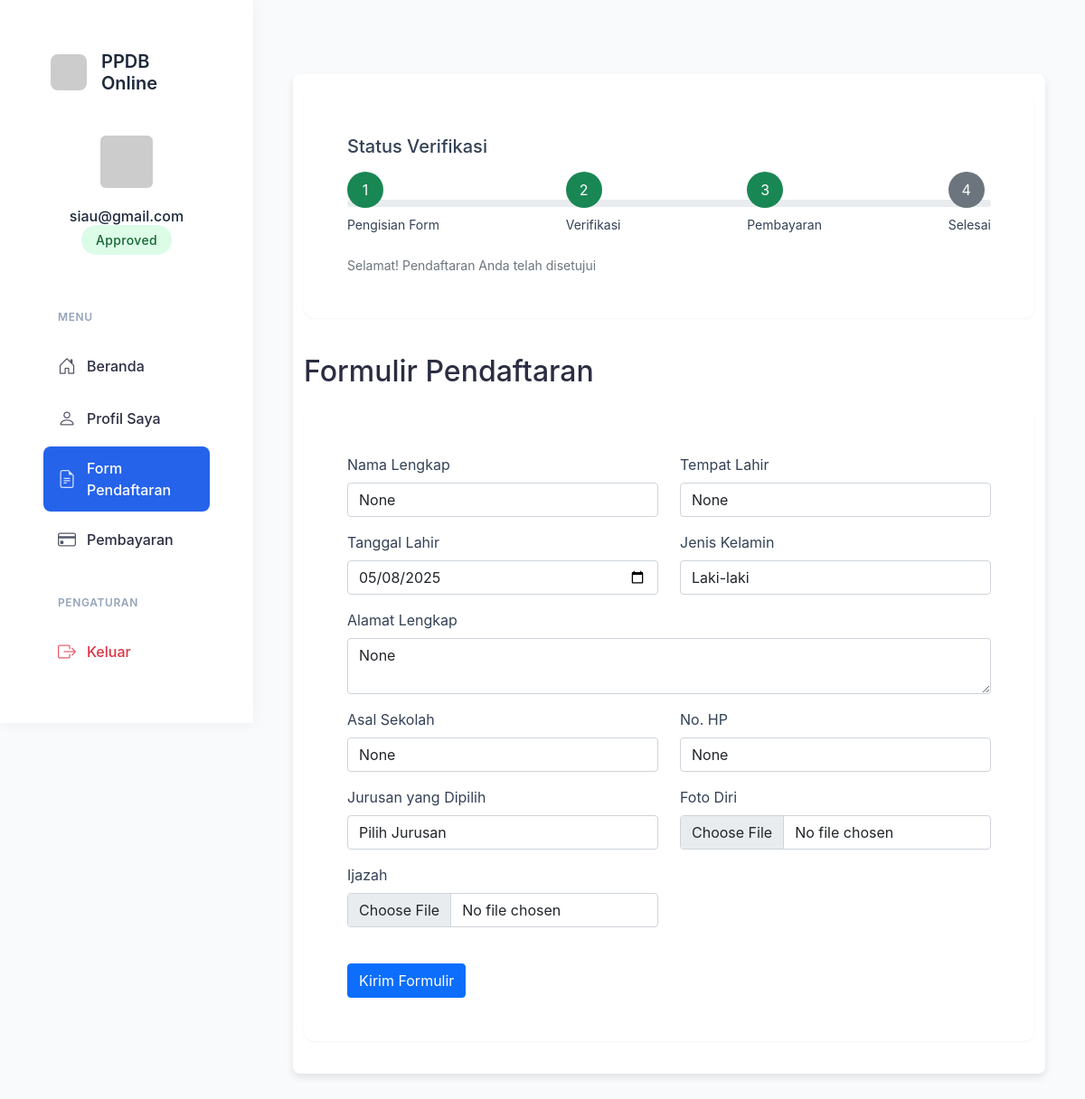
/verifikasi (signed in), run on the app's committed database.
### app copy.py (models this page shows, shortened)
class User(db.Model):
    __tablename__ = 'users'  # Explicitly define table name
    id = db.Column(db.Integer, primary_key=True)
    username = db.Column(db.String(100), unique=True, nullable=False)
    password = db.Column(db.String(200), nullable=False)
    is_admin = db.Column(db.Boolean, default=False)
    is_verified = db.Column(db.Boolean, default=False)  # Add this attribute
    formulir = db.relationship('Formulir', back_populates='user')  # Add this relationship

class Formulir(db.Model):
    id = db.Column(db.Integer, primary_key=True)
    user_id = db.Column(db.Integer, db.ForeignKey('users.id'), nullable=False)  # Correct table name
    user = db.relationship('User', back_populates='formulir')
    nama_lengkap = db.Column(db.String(100))
    tempat_lahir = db.Column(db.String(100))
    tanggal_lahir = db.Column(db.String(100))
    jenis_kelamin = db.Column(db.String(20))
    alamat = db.Column(db.String(200))
    asal_sekolah = db.Column(db.String(200))
    no_hp = db.Column(db.String(20))
    foto_path = db.Column(db.String(200))
    ijazah_path = db.Column(db.String(200))
    pembayaran_path = db.Column(db.String(200))
    verifikasi_status = db.Column(db.String(20), default='belum')

### app copy.py (the view)
    def wrapper(*args, **kwargs):
        if 'user_id' not in session:
            flash('Anda perlu masuk terlebih dahulu.')
            return redirect(url_for('login'))
        return f(*args, **kwargs)

### templates/verifikasi.html (shortened to what this page needs)
<!DOCTYPE html>
<html>
<head>
  <link rel="stylesheet" href="{{ url_for('static', filename='styles.css') }}">
</head>
<body>
  {% extends "base.html" %}
  {% block content %}
  <div class="container">
    <div class="row mb-4">
      <div class="col-12">
        <div class="card">
          <div class="card-body">
            <h5 class="mb-3">Status Verifikasi</h5>
            {% if formulir %}
            <div class="d-flex justify-content-between position-relative mb-4">
              <div class="progress" style="height: 3px; width: 100%; position: absolute; top: 50%; transform: translateY(-50%);">
              </div>
              <div class="position-relative">
                <div class="rounded-circle bg-{{ 'success' if formulir.verifikasi_status != '' else 'secondary' }} text-white d-flex align-items-center justify-content-center" style="width: 40px; height: 40px;">1</div>
                <div class="small mt-2">Pengisian Form</div>
              </div>
              <div class="position-relative">
                <div class="rounded-circle bg-{{ 'success' if formulir.verifikasi_status == 'pending' or formulir.verifikasi_status == 'approved' else 'secondary' }} text-white d-flex align-items-center justify-content-center" style="width: 40px; height: 40px;">2</div>
                <div class="small mt-2">Verifikasi</div>
              </div>
              <div class="position-relative">
                <div class="rounded-circle bg-{{ 'success' if formulir.verifikasi_status == 'approved' else 'secondary' }} text-white d-flex align-items-center justify-content-center" style="width: 40px; height: 40px;">3</div>
                <div class="small mt-2">Pembayaran</div>
              </div>
              <div class="position-relative">
                <div class="rounded-circle bg-{{ 'success' if formulir.verifikasi_status == 'approved' and formulir.pembayaran_status == 'approved' else 'secondary' }} text-white d-flex align-items-center justify-content-center" style="width: 40px; height: 40px;">4</div>
                <div class="small mt-2">Selesai</div>
              </div>
            </div>
            <div class="small mt-2 text-muted">
              {% if formulir.verifikasi_status == 'approved' %}
                Selamat! Pendaftaran Anda telah disetujui
              {% elif formulir.verifikasi_status == 'pending' %}
                Menunggu verifikasi admin
              {% elif formulir.verifikasi_status == 'rejected' %}
                Pendaftaran ditolak, silahkan periksa kembali dokumen Anda
              {% else %}
                Silahkan lengkapi formulir pendaftaran
              {% endif %}
            </div>
            {% else %}
            <div class="progress" style="height: 25px;">
              <div class="progress-bar bg-secondary" style="width: 25%">
                Belum Mengisi
              </div>
            </div>
            {% endif %}
          </div>
        </div>
      </div>
    </div>
    <div class="row">
      <div class="col-12">
        <h2 class="mb-4">Formulir Pendaftaran</h2>
        <div class="card">
          <div class="card-body">
            <form method="POST" enctype="multipart/form-data">
              <div class="row">
                <div class="col-md-6 mb-3">
                  <label class="form-label">Nama Lengkap</label>
                  <input class="form-control" name="nama_lengkap" required
                    value="{{ formulir.nama_lengkap if formulir }}">
                </div>
                <div class="col-md-6 mb-3">
                  <label class="form-label">Tempat Lahir</label>
                  <input class="form-control" name="tempat_lahir" required
                    value="{{ formulir.tempat_lahir if formulir }}">
                </div>
                <div class="col-md-6 mb-3">
                  <label class="form-label">Tanggal Lahir</label>
                  <input type="date" class="form-control" name="tanggal_lahir" required
                    value="{{ formulir.tanggal_lahir if formulir }}">
                </div>
                <div class="col-md-6 mb-3">
                  <label class="form-label">Jenis Kelamin</label>
                  <select class="form-control" name="jenis_kelamin" required>
                    <option value="Laki-laki"
                      {% if formulir.jenis_kelamin == 'Laki-laki' %}selected{% endif %}>Laki-laki</option>
                  </select>
                </div>
                <div class="col-12 mb-3">
                  <label class="form-label">Alamat Lengkap</label>
                  <textarea class="form-control" name="alamat" required>{{ formulir.alamat if formulir }}</textarea>
                </div>
                <div class="col-md-6 mb-3">
                  <label class="form-label">Asal Sekolah</label>
                  <input class="form-control" name="asal_sekolah" required
                    value="{{ formulir.asal_sekolah if formulir }}">
                </div>
                <div class="col-md-6 mb-3">
                  <label class="form-label">No. HP</label>
                  <input class="form-control" name="no_hp" type="tel" required
                    value="{{ formulir.no_hp if formulir }}">
                </div>
                <div class="col-md-6 mb-3">
                  <label class="form-label">Jurusan yang Dipilih</label>
                  <select class="form-control" name="jurusan" required>
                    <option value="">Pilih Jurusan</option>
                  </select>
                </div>
                <div class="col-md-6 mb-3">
                  <label class="form-label">Foto Diri</label>
                  <input type="file" class="form-control" name="foto" required>
                </div>
                <div class="col-md-6 mb-3">
                  <label class="form-label">Ijazah</label>
                  <input type="file" class="form-control" name="ijazah" required>
                </div>
              </div>
              <div class="mt-4">
                <button type="submit" class="btn btn-primary">Kirim Formulir</button>
              </div>
            </form>
          </div>
        </div>
      </div>
    </div>
  </div>
  {% endblock %}

### templates/base.html (shortened to what this page needs)
<!DOCTYPE html>
<html>
<head>
  <link href="https://cdn.jsdelivr.net/npm/bootstrap@5.1.3/dist/css/bootstrap.min.css" rel="stylesheet">
  <link rel="stylesheet" href="https://cdn.jsdelivr.net/npm/bootstrap-icons@1.8.1/font/bootstrap-icons.css">
</head>
<body>
  <div class="wrapper">
    <nav class="sidebar">
      <div class="sidebar-header">
        <div class="sidebar-brand">
          <img src="https://ui-avatars.com/api/?name=PPDB&background=2563eb&color=fff" alt="Logo">
          <h4>PPDB Online</h4>
        </div>
        {% if session.user_id %}
        <div class="sidebar-user">
          {% set user = get_current_user() %}
          <img src="https://ui-avatars.com/api/?name={{ user.username }}&background=random" alt="Profile">
          <h6 class="mt-3 mb-1">{{ user.username }}</h6>
          {% set formulir = get_user_formulir() %}
          {% if formulir %}
          <span class="status-badge
                    {% if formulir.verifikasi_status == 'approved' %}status-approved
                    {% elif formulir.verifikasi_status == 'pending' %}status-pending
                    {% else %}status-rejected{% endif %}">
            {{ formulir.verifikasi_status|title }}
          </span>
          {% endif %}
        </div>
        {% endif %}
      </div>
      <div class="sidebar-menu">
        <div class="nav-section">
          <div class="nav-section-title">Menu</div>
          <div class="nav flex-column">
            {% if not session.user_id %}
            <a href="{{ url_for('index') }}" class="nav-link {{ 'active' if request.endpoint == 'index' }}">
              <i class="bi bi-house-door"></i>
              <span>Beranda</span>
            </a>
            <a href="{{ url_for('login') }}" class="nav-link {{ 'active' if request.endpoint == 'login' }}">
              <i class="bi bi-box-arrow-in-right"></i>
              <span>Login</span>
            </a>
            <a href="{{ url_for('register') }}" class="nav-link {{ 'active' if request.endpoint == 'register' }}">
              <i class="bi bi-person-plus"></i>
              <span>Daftar</span>
            </a>
            {% else %}
            <a href="{{ url_for('index') }}" class="nav-link {{ 'active' if request.endpoint == 'index' }}">
              <i class="bi bi-house-door"></i>
              <span>Beranda</span>
            </a>
            <a href="{{ url_for('profile') }}" class="nav-link {{ 'active' if request.endpoint == 'profile' }}">
              <i class="bi bi-person"></i>
              <span>Profil Saya</span>
            </a>
            <a href="{{ url_for('verifikasi') }}" class="nav-link {{ 'active' if request.endpoint == 'verifikasi' }}">
              <i class="bi bi-file-earmark-text"></i>
              <span>Form Pendaftaran</span>
            </a>
            {% set formulir = get_user_formulir() %}
            {% if formulir and formulir.verifikasi_status == 'approved' %}
            <a href="{{ url_for('pembayaran') }}" class="nav-link {{ 'active' if request.endpoint == 'pembayaran' }}">
              <i class="bi bi-credit-card"></i>
              <span>Pembayaran</span>
            </a>
            {% endif %}
            <div class="nav-section-title mt-4">Pengaturan</div>
            <a href="{{ url_for('logout') }}" class="nav-link text-danger">
              <i class="bi bi-box-arrow-right"></i>
              <span>Keluar</span>
            </a>
            {% endif %}
          </div>
        </div>
      </div>
    </nav>
    <div class="content">
      <div class="container-fluid">
        {% block content %}{% endblock %}
      </div>
    </div>
  </div>
</body>
</html>

### data on the page
User: username "siau@gmail.com"
Formulir: verifikasi_status "Approved", nama_lengkap "None", tempat_lahir "None", tanggal_lahir "05/08/2025", jenis_kelamin "Laki-laki", alamat "None", asal_sekolah "None", no_hp "None"
